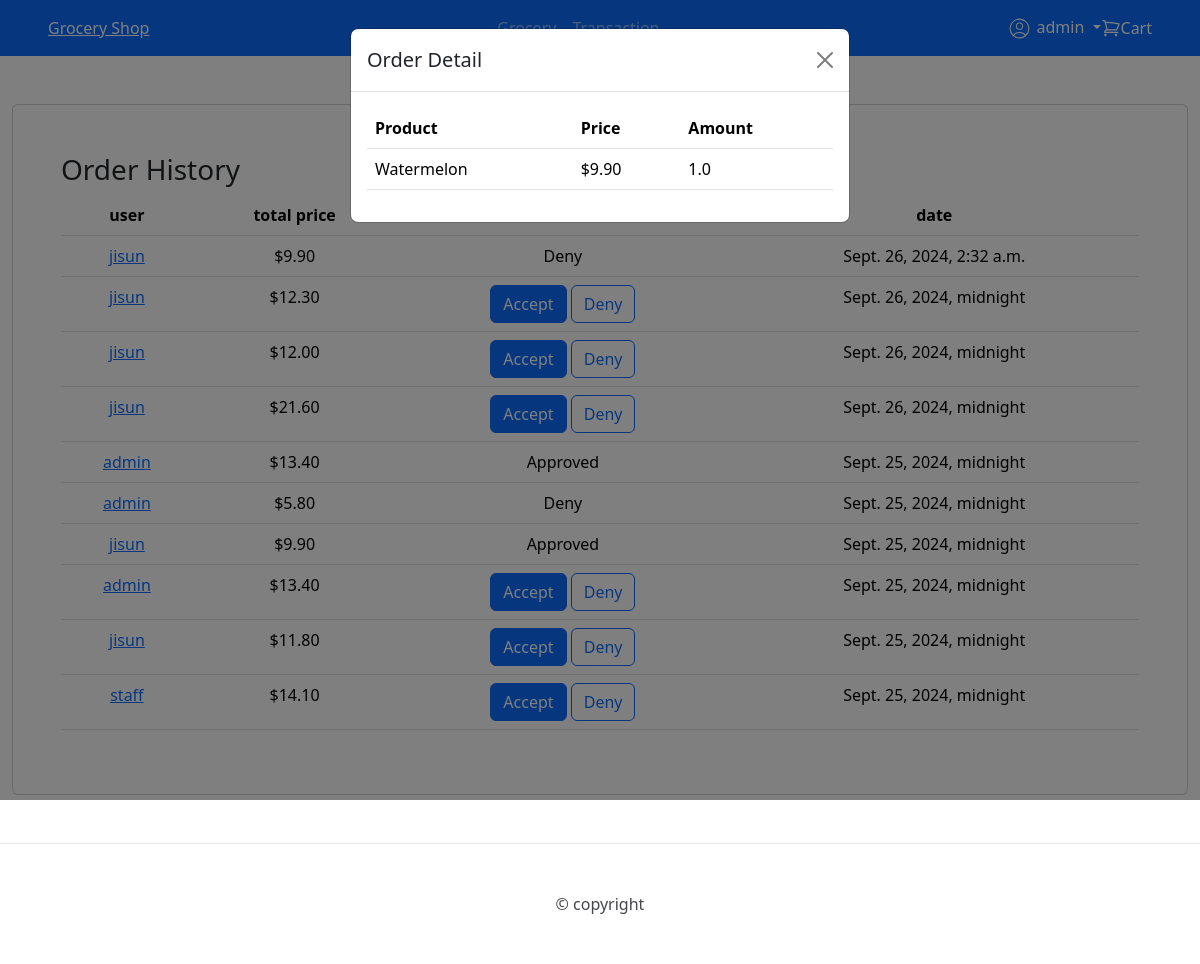
The app's page /accounts/transaction-list/11/ (signed in) with its own data.
### grocery/models.py (models this page shows, shortened)
class OrderHistory(models.Model):
    user = models.ForeignKey(settings.AUTH_USER_MODEL, on_delete=models.CASCADE)
    total_price = models.DecimalField(max_digits=10, decimal_places=2, default=0, help_text="Enter Total Price")
    LOAN_STATUS = (
        ('p', 'Pending'),
        ('a', 'Approved'),
        ('d', 'Denied'),
    )
    status = models.CharField(max_length=1, choices=LOAN_STATUS, blank=True, default='p', help_text='Product Status')
    update_date = models.DateTimeField(null=True, blank=True, auto_now_add=True)
    def get_absolute_url(self):
        return reverse("transaction-list", args=[str(self.id)])
    class Meta:
        ordering = ['-update_date']

class OrderProduct(models.Model):
    oid = models.ForeignKey(OrderHistory, on_delete=models.CASCADE, null=False)
    product = models.ForeignKey(Product,on_delete=models.RESTRICT, null=False)
    amount = models.FloatField(max_length=100,default=0, help_text="Enter amount")

class Product(models.Model):
    name = models.CharField(max_length=100,unique=True,help_text="Enter Product")
    price = models.DecimalField(max_length=100, max_digits=10, decimal_places=2, help_text="Enter Price")
    image = models.ImageField(null=True, upload_to="upload/", blank=True)
    class Meta:
        constraints=[
            UniqueConstraint(
                Lower('name'),
                name="insensitive-unique-product",
                violation_error_message="Product name already exists!"
            )
        ]

### grocery/views.py (the view)
# urls.py: path("transaction-list/",views.TransactionList.as_view(), name='transaction-list'),
class TransactionList(UserPassesTestMixin,generic.ListView):
    model = OrderHistory
    queryset = OrderHistory.objects.all()
    context_object_name = "order_history"
    template_name = "transaction/list.html"
    def test_func(self):
        return self.request.user.is_staff  # True이면 접근 가능
    def get_context_data(self, **kwargs: Any):
        context =  super(TransactionList,self).get_context_data(**kwargs)
        context['navItems'] = navItems
        if(self.kwargs):
            context['selectedOrder'] = OrderProduct.objects.filter(oid=self.kwargs['pk'])
        return context

### grocery/templates/transaction/list.html (shortened to what this page needs)
{% extends "master.html" %}
{% load static %}
{% block content %}
<div class="card d-flex flex-column justify-content-center mt-5 p-5">
      <h3>Order History</h3>
      <table class="table">
        <thead class="thead-light">
            <tr  style="text-align:center">
                <th>user</th>
                <th>total price</th>
                <th>status</th>
                <th>date</th>
            </tr>
        </thead>
        <tbody>
            {% for order in order_history %}
            <tr style="text-align:center">
                <td><a class="detail_link" href="{{order.get_absolute_url}}">{{ order.user }}</a></td>
                <td>${{ order.total_price }}</td>
                <td>
                    {% if order.status == 'p'%}
                        <a href="{% url 'accept-status' order.id %}" class="btn btn-primary">Accept</a>
                        <a href="{% url 'deny-status' order.id %}" class="btn btn-outline-primary">Deny</a>
                    {% else %}
                        {{ order.get_status_display }}
                    {% endif%}
                </td>
                <td>{{ order.update_date }}</td>
            </tr>
            {% endfor %}
        </tbody>
      </table>
</div>
{% if selectedOrder %}
<div class="modal bmodal" id="order_detail" aria-labelledby="exampleModalLabel" aria-hidden="true" style="max-height:80vh; overflow:scroll">
    <div class="modal-dialog">
    <div class="modal-content">
        <div class="modal-header">
        <h5 class="modal-title" id="exampleModalLabel">Order Detail</h5>
        <button type="button" class="btn-close" data-bs-dismiss="modal" aria-label="Close"></button>
        </div>
        <div class="modal-body">
            <table class="table">
                <thead>
                  <tr>
                    <th scope="col">Product</th>
                    <th scope="col">Price</th>
                    <th scope="col">Amount</th>
                  </tr>
                </thead>
                <tbody>
                    {% for so in selectedOrder %}
                    <tr>
                        <td>{{so.product.name}}</td>
                        <td>${{so.product.price}}</td>
                        <td>{{so.amount}}</td>
                      </tr>
                {% endfor %}
                </div>
    </div>
    </div>
</div>
{% endif %}
{% endblock content %}

### grocery/templates/master.html (shortened to what this page needs)
<!doctype html>
<html lang="en">
<head>
    {% load static %}
    <link href="https://cdn.jsdelivr.net/npm/bootstrap@5.3.2/dist/css/bootstrap.min.css" rel="stylesheet"
 />
</head>
<body>
    <header>
        <nav class="navbar navbar-expand-sm navbar-dark bg-primary px-5">
            <div class="d-flex">
                <a href="/" class="m-0 text-white">Grocery Shop</a>
            </div>
            <div class="collapse navbar-collapse d-flex justify-content-center" id="collapsibleNavId">
                <ul class="navbar-nav mt-2 mt-lg-0">
                    <li class="nav-item ">
                        <a class="nav-link" href="/grocery/product-list" aria-current="page">Grocery</a>
                    </li>
                    {% if user.is_staff %}
                        <li class="nav-item ">
                            <a class="nav-link" href="/grocery/transaction-list/" aria-current="page">Transaction</a>
                        </li>
                    {% endif %}
                </ul>
            </div>
            <div class="nav-item dropdown">
                <a class="nav-link dropdown-toggle text-white" href="#" role="button" data-bs-toggle="dropdown"
                    aria-expanded="false">
                    {% if user !=  'AnonymousUser' %}
                        {{ user }}
                    {% else %}
                        Account
                    {% endif %}
                </a>
            </div>
            <a class="nav-link text-white d-flex align-items-center" href="/grocery/cart-list/" role="button">
                Cart
            </a>
        </nav>
    </header>
    <main>
        <div class="container-fluid">
            {% block content %}
            {% endblock content %}
        </div>
    </main>
    <footer class="p-5 d-flex justify-content-center mt-5" style="border-top:1px solid #ececec; color:#46474a">
        &copy; copyright
    </footer>
</body>
</html>

### records on screen
OrderHistory: user "jisun", total_price "9.90", status "Deny", update_date "Sept. 26, 2024, 2:32 a.m."
OrderHistory: user "jisun", total_price "12.30", status "Accept", update_date "Sept. 26, 2024, midnight"
OrderHistory: user "jisun", total_price "12.00", status "Accept", update_date "Sept. 26, 2024, midnight"
OrderHistory: user "jisun", total_price "21.60", status "Accept", update_date "Sept. 26, 2024, midnight"
OrderHistory: user "admin", total_price "13.40", status "Approved", update_date "Sept. 25, 2024, midnight"
OrderHistory: user "admin", total_price "5.80", status "Deny", update_date "Sept. 25, 2024, midnight"
OrderHistory: user "jisun", total_price "9.90", status "Approved", update_date "Sept. 25, 2024, midnight"
OrderHistory: user "admin", total_price "13.40", status "Accept", update_date "Sept. 25, 2024, midnight"
OrderHistory: user "jisun", total_price "11.80", status "Accept", update_date "Sept. 25, 2024, midnight"
OrderHistory: user "staff", total_price "14.10", status "Accept", update_date "Sept. 25, 2024, midnight"
OrderProduct: product.name "Watermelon", product.price "9.90", amount "1.0"

### other values on screen
{{ user }} "admin"
